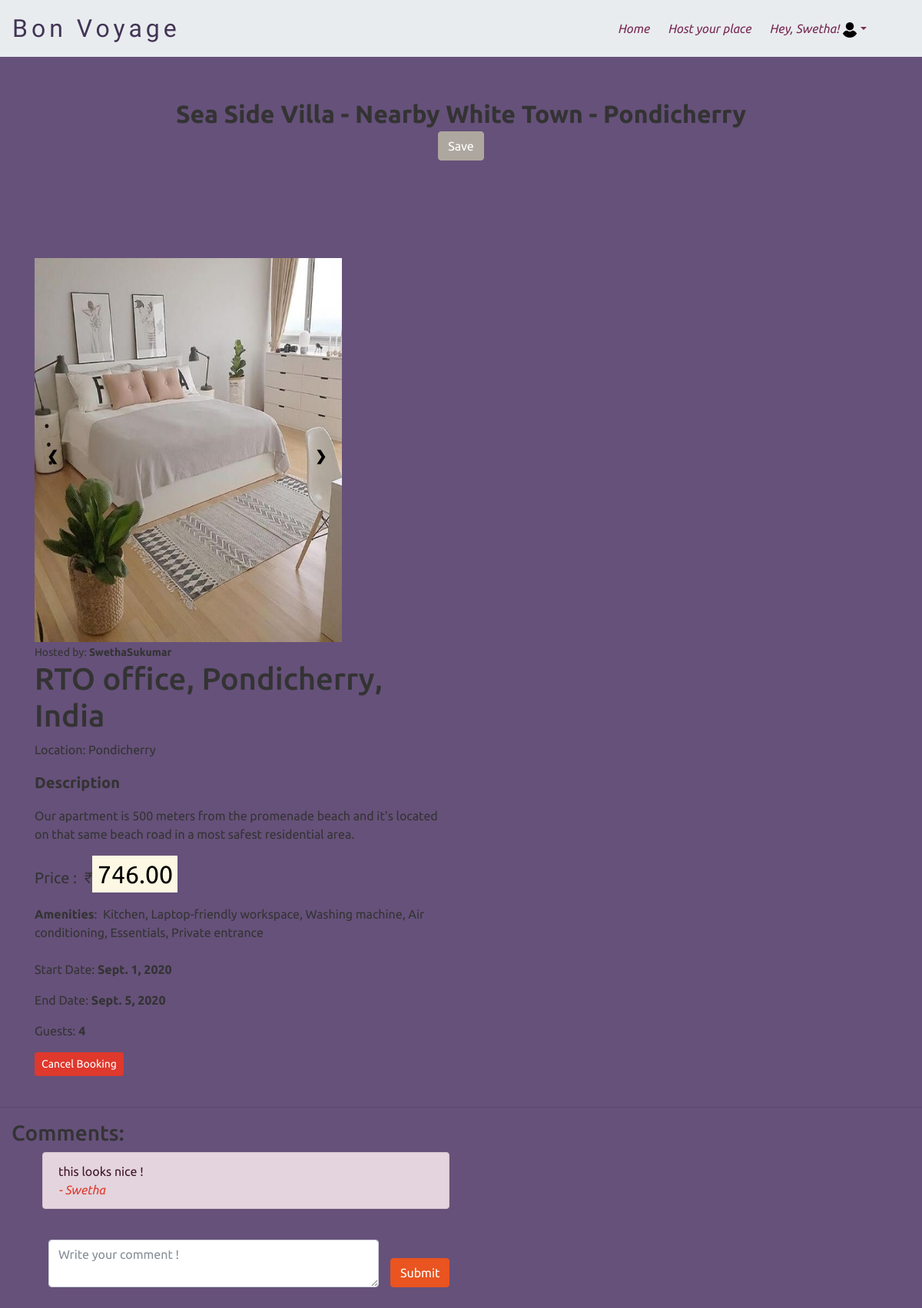
/place/11 (signed in), run on the app's committed database.
### travel/models.py (models this page shows, shortened)
class User(AbstractUser):
    pass

class Place(models.Model):
    user = models.ForeignKey('User',null=True, on_delete=models.CASCADE, related_name="places")
    title = models.CharField(max_length=100)
    description = models.TextField(max_length=1000, validators=[MaxLengthValidator(1000)])
    price = models.DecimalField(max_digits=11, decimal_places=2)
    city = models.CharField(max_length=100)
    address = models.CharField(max_length=100)
    amenities = models.TextField(max_length=1000, validators=[MaxLengthValidator(1000)])
    primary_image = models.ImageField(upload_to='images/',null=True, blank=True)
    created_date = models.DateTimeField(auto_now_add=True)
    available = models.BooleanField(default=True)

class Customer(models.Model):
    user = models.ForeignKey('User',null=True, on_delete=models.CASCADE, related_name="user_customer")
    place = models.ForeignKey('Place', on_delete=models.CASCADE, related_name="customers")
    guests = models.IntegerField(blank=False)
    checkin_date = models.DateField(default=date.today)
    checkout_date =  models.DateField()

class Comment(models.Model):
    user = models.ForeignKey("User", on_delete=models.CASCADE)
    place = models.ForeignKey("Place", on_delete=models.CASCADE, related_name="comments")
    comment = models.TextField(max_length=500, validators=[MaxLengthValidator(1000)])

### travel/views.py (the view, shortened to what this page needs)
# urls.py: path("place/<int:id>", views.place, name="place"),
def place(request, id):
    place = Place.objects.get(pk=id)
    images = place.images_set.all()
    saved = False
    customer = Customer.objects.filter(user=request.user,place=place)
    get_customer = customer.first()
    get_d_customer =  Customer.objects.filter(place=place).first()
    if request.user.is_authenticated:
        if hasattr(request.user, 'saved') and request.user.saved.places.filter(pk=place.id).exists():
            saved = True
    return render(request, "travel/place.html", {
        "place": place,
        "saved": saved,
        "customer":get_customer,
        "images": images,
        "customer1": get_d_customer
    })

### travel/templates/travel/place.html (shortened to what this page needs)
{% extends "travel/layout.html" %}
{% load static %}
{% block body %}
    <h2><b>{{place.title}}</b>
        <form action="{% url 'place' place.id %}" method="post">
            {% if saved %}
                <button type="submit" class="btn btn-outline-secondary">Unsave</button>
            {% else %}
                <button type="submit" class="btn btn-secondary">Save</button>
            {% endif %}
        </form></h2>
    <main class="mt-5 pt-4">
        <div class="container dark-grey-text mt-5">
            <div class="row wow fadeIn">
                <div class="col-md-8 slide">
                    <div class="slideshow-container">
                        <div class="mySlides">
                        <img src="{{ place.primary_image.url }}"  width="400" height="500" alt="{{ place.title }}">
                        </div>
                        <a class="prev" onclick="plusDivs(-1)">❮</a>
                        <a class="next" onclick="plusDivs(1)">❯</a>
                      </div>
                </div>
                <br/>
                <div class="col-md-6 mb-6">
                    <small>Hosted by: <b>{{ place.user.username }}</b></small>
                    <br/>
                    <h1>{{ place.address }}</h1>
                    <p>Location: {{ place.city }}</p>
                    <p class="lead font-weight-bold">Description</p>
                    <p>{{place.description|linebreaks}}</p>
                    <p class="lead"><strong>Price : &nbsp;<span class="current_bid">&#8377;<mark style="font-size:xx-large;">{{ place.price }}</mark></span></strong></p>
                    <strong>Amenities</strong>: &nbsp;{{ place.amenities }}
                    <br/>
                    <br/>
                    <div class="container1">
                        {% if place.user.id == request.user.id %}
                            <form action="{% url 'place' place.id %}" method="post">
                                {% csrf_token %}
                                <input type="hidden" name="type" value="delete">
                                <button type="submit" class="btn btn-danger btn-sm">Delete Property</button>
                            </form>
                            <br/>
                            <form action="{% url 'place' place.id %}" method="post">
                                {% csrf_token %}
                                <input type="hidden" name="type" value="edit">
                                <button class="btn btn-success btn-sm" id="edit-{{ place.id }}">Edit Property</button>
                            </form>
                            {% elif customer %}
                                    <p>Start Date:  <b>{{ customer.checkin_date }}</b></p>
                                    <p>End Date: <b>{{ customer.checkout_date }}</b></p>
                                    <p>Guests: <b>{{ customer.guests }}</b></p>
                                    <form action="{% url 'place' place.id %}" method="post">
                                        <button type="submit" class="btn btn-danger btn-sm">Cancel Booking</button>
                                    </form>
                            {% elif not place.available %}
                                    <div class="alert alert-dismissible alert-dark">
                                        <h4 class="alert-heading">Sorry....Currently Booked! </h4>
                                        <p class="mb-0">It will be available after <strong>{{ customer1.checkout_date }}</strong></p>
                                    </div>
                            {% endif %}
                        </div>
                    <br/>
                </div>
            </div>
        </div>
    </main>
    <hr class="soften">
    <div class="col-md-6 mb-4">
        <h3>Comments:</h3>
        <ul class="bp">
            {% for comment in place.comments.all %}
                <div class="alert alert-dark" role="alert">
                    <li>{{ comment.comment }} <br><cite class="text-danger">- {{comment.user.username}}</cite></li>
                {% empty %}
                    <h4><i>No Comments yet!</i></h4>
                </div>
            {% endfor %}
        </ul>
        <br/>
        <form class="row pl-5" action="{% url 'place' place.id %}" method="post">
            <div class="col-12 col-md-10">
                <textarea type="text" class="form-control" required name="content" placeholder="Write your comment !"></textarea>
            </div>
            <div class="d-flex align-items-end">
                <button class="submit-comment btn btn-primary" type="submit">Submit</button>
            </div>
        </form>
    </div>
    <br/>
{% endblock %}

### travel/templates/travel/layout.html (shortened to what this page needs)
{% load static %}
<!DOCTYPE html>
<html lang="en">
    <head>
        <link rel="stylesheet" href="https://stackpath.bootstrapcdn.com/bootswatch/4.5.2/united/bootstrap.min.css">
        <link rel="stylesheet" href="{% static 'travel/styles.css' %}">
    </head>
    <body style="background-color: rgb(102, 81, 122);">
        <nav class="navbar navbar-expand-lg navbar-light bg-light">
            <a class="navbar-brand" style="color: rgb(66, 52, 85);" href="{% url 'index' %}">Bon Voyage</a>
            <div class="collapse navbar-collapse" id="navbarColor03">
                <ul class="navbar-nav ml-auto">
                    <li class="nav-item pr-2">
                        <a class="nav-link text-dark" href="{% url 'index' %}"><i>Home</i><span class="sr-only">(current)</span></a>
                    </li>
                    {% if user.is_authenticated %}
                    <li class="nav-item pr-2">
                        <a class="nav-link text-dark" href="{% url 'host' %}"><i>Host your place</i></a>
                    </li>
                    {% endif %}
                    <li class="nav-item dropdown pr-5">
                        <a class="nav-link dropdown-toggle text-dark" data-toggle="dropdown" href="#" role="button" aria-haspopup="true" aria-expanded="false"><i>
                            {% if user.is_authenticated %}
                                Hey, {{user.username}}!
                            {% else %}
                                Profile
                            {% endif %}
                            </i><img class="profile" src="{% static 'travel/user.png' %}" alt="Avatar" style="width:20px"></a>
                    </li>
                </ul>
            </div>
        </nav>
        {% block body %}
        {% endblock %}
    </body>
</html>

### travel/static/travel/styles.css (style rules this page uses)
nav .navbar-brand { font-size: xx-large; font-family: 'Lemonada', cursive; text-decoration: none; letter-spacing: 5px; }
.profile { border-radius: 20%; }
h2 { margin: 55px; text-align: center; }
a { color: black; text-decoration: none; }
.bp { list-style: outside none none; }
.mySlides { display: none; }
.mySlides img { vertical-align: middle; }
.prev, .next { cursor: pointer; position: absolute; top: 50%; width: auto; padding: 16px; margin-top: -22px; color: black; font-weight: bold; font-size: 18px; transition: 0.6s ease; border-radius: 0 3px 3px 0; user-select: none; }
.next { right: 0; padding-right: 350px; border-radius: 3px 0 0 3px; }
.slideshow-container { max-width: 1000px; position: relative; margin: auto; }
.slide { box-sizing: border-box; }
body { overflow-x: hidden; }

### data on the page
User: username "Swetha"
Place: title "Sea Side Villa - Nearby White Town - Pondicherry", primary_image (picture), user.username "SwethaSukumar", address "RTO office, Pondicherry, India", city "Pondicherry", description "Our apartment is 500 meters from the promenade beach and it's located on that same beach road in a most safest residential area.", price "746.00", amenities "Kitchen, Laptop-friendly workspace, Washing machine, Air conditioning, Essentials, Private entrance"
Customer: checkin_date "Sept. 1, 2020", checkout_date "Sept. 5, 2020", guests "4"
Comment: comment "this looks nice !", user.username "Swetha"
